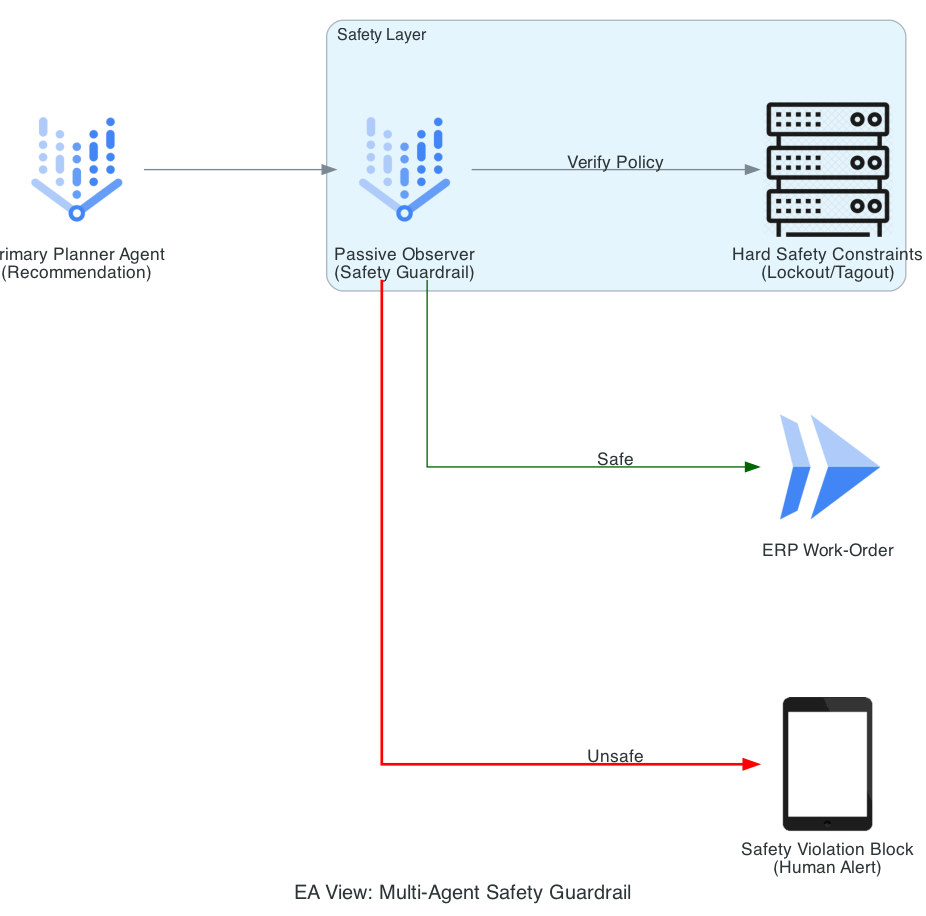

Write the Python code that produced this figure.
from diagrams import Diagram, Cluster, Edge
from diagrams.gcp.ml import VertexAI
from diagrams.generic.compute import Rack
from diagrams.gcp.compute import Run
from diagrams.generic.device import Tablet

graph_attr = {
    "pad": "0.1",
    "nodesep": "1.0",
    "ranksep": "2.0",
    "bgcolor": "transparent"
}

with Diagram(
    "EA View: Multi-Agent Safety Guardrail", 
    show=False, 
    filename="asset_safety_guardrail", 
    direction="LR", 
    graph_attr=graph_attr
):
    primary_agent = VertexAI("Primary Planner Agent\n(Recommendation)")
    
    with Cluster("Safety Layer"):
        observer = VertexAI("Passive Observer\n(Safety Guardrail)")
        policy = Rack("Hard Safety Constraints\n(Lockout/Tagout)")

    action = Run("ERP Work-Order")
    block = Tablet("Safety Violation Block\n(Human Alert)")

    primary_agent >> observer
    observer >> Edge(label="Verify Policy") >> policy
    observer >> Edge(label="Safe", color="darkgreen") >> action
    observer >> Edge(label="Unsafe", color="red", style="bold") >> block
